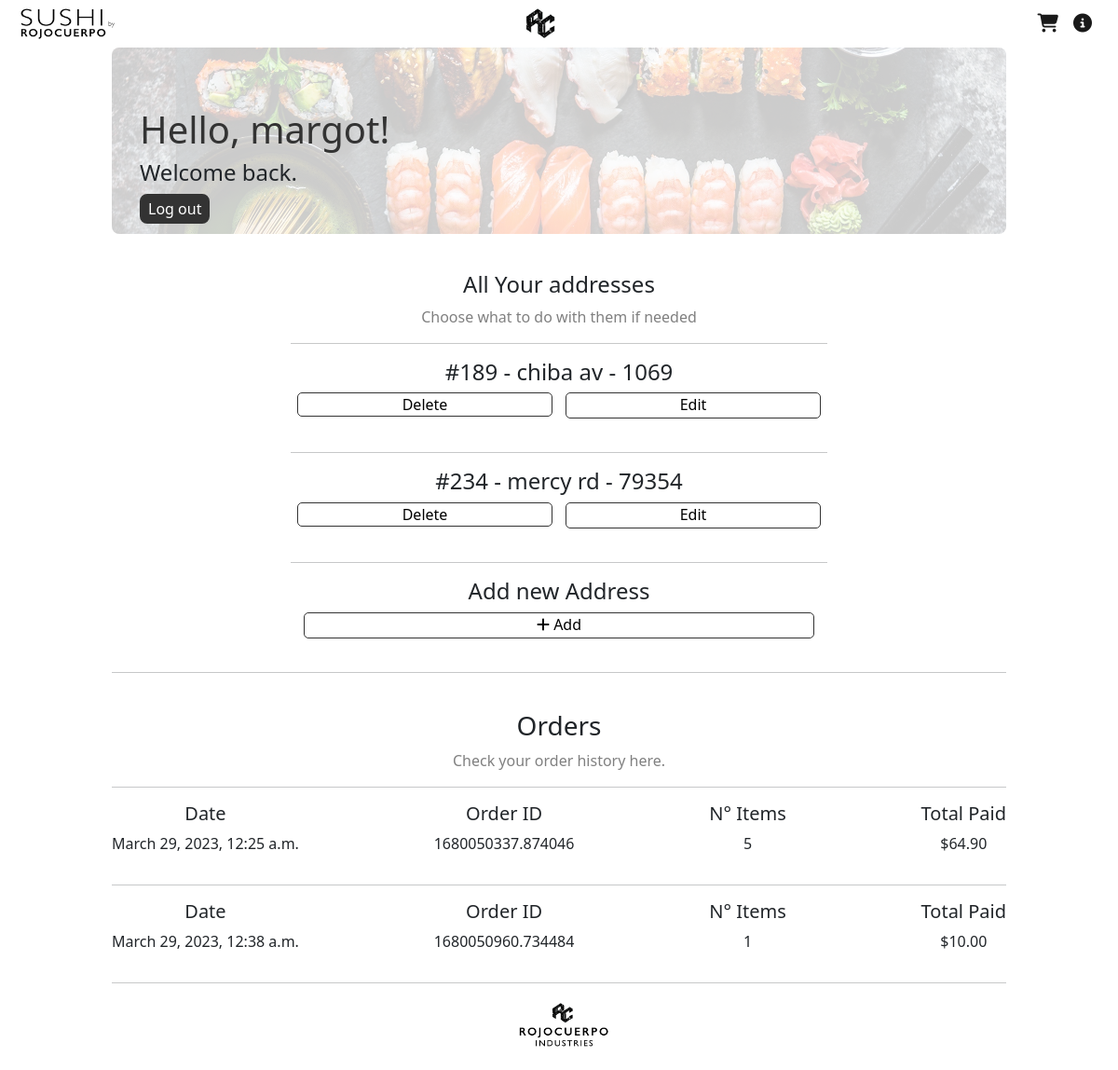
Before: /dashboard (signed in) with the older database file.
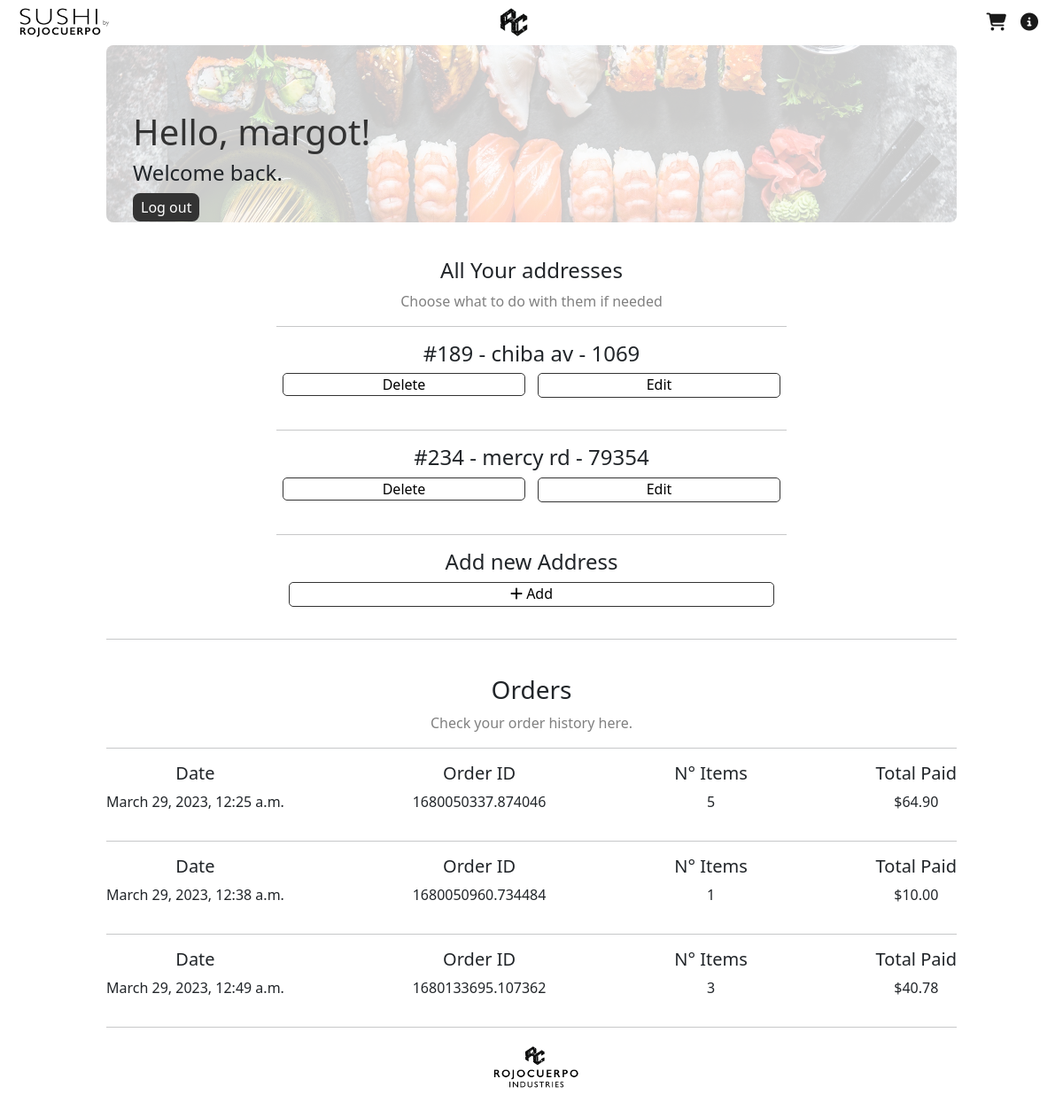
After: the same page with the newer database file.
### main/models.py (models this page shows, shortened)
class ShippingAddress(models.Model):
    customer = models.ForeignKey(User, on_delete=models.CASCADE, blank=True, null=True)
    order = models.ForeignKey(Order, on_delete=models.SET_NULL, blank=True, null=True)
    street_1 = models.CharField(max_length=100, null=False, unique=False)
    street_2 = models.CharField(max_length=100, null=False, unique=False)
    zip = models.CharField(max_length=100, null=False, unique=False)
    date = models.DateTimeField(auto_now_add=True)

class Order(models.Model):
    customer = models.ForeignKey(User, on_delete=models.CASCADE, blank=True, null=True, default='Guest')
    f_name = models.CharField(max_length=200, null=True)
    l_name = models.CharField(max_length=200, null=True)
    complete = models.BooleanField(default=False, null=True, blank=True)
    order_id = models.CharField(max_length=200)
    date = models.DateTimeField(auto_now_add=True)
    @property
    def get_total_price(self):
        items = self.orderitem_set.all()
        total = sum([float(item.get_total) for item in items])
        return "{:.2f}".format(total)
    @property
    def get_total_items(self):
        items = self.orderitem_set.all()
        total = sum([item.quantity for item in items])
        return total

class OrderItem(models.Model):
    product = models.ForeignKey(Product, on_delete=models.SET_NULL, blank=True, null=True)
    order = models.ForeignKey(Order, on_delete=models.SET_NULL, blank=True, null=True)
    quantity = models.IntegerField(default=0, null=True, blank=True)
    date = models.DateTimeField(auto_now_add=True)
    @property
    def get_total(self):
        total = self.product.price * self.quantity
        return "{:.2f}".format(total)

class Product(models.Model):
    name = models.CharField(max_length=200)
    description = models.TextField()
    price = models.DecimalField(max_digits=7, decimal_places=2)
    img = models.ImageField(null=False, blank=True, upload_to='products/', default=None)
    tag = models.ManyToManyField(Tag, blank=True, related_name='product')
    slug = models.SlugField(max_length=50, unique=True, default=None)
    featured = models.BooleanField(default=False)

### main/views.py (the view, shortened to what this page needs)
# urls.py: path('dashboard', v.dashboard, name="dashboard"),
def dashboard(request):
    context = {}
    if request.user.is_authenticated:
        customer = request.user
        orders = m.Order.objects.filter(customer=customer, complete=True)
        context['orders'] = orders
        if request.POST:
            shipping_form = f.ShippingForm(request.POST)
            if shipping_form.is_valid():
                new_address = m.ShippingAddress(
                    customer=request.user,
                    street_1=shipping_form['street_1'].data,
                    street_2=shipping_form['street_2'].data,
                    zip=shipping_form['zip'].data
                )
                new_address.save()
            return redirect(reverse('dashboard'))
        else:
            try:
                address = m.ShippingAddress.objects.filter(customer=request.user.id)
                if len(address) > 1:
                    shipping_form = f.ShippingForm()
                    context['shipping_form'] = shipping_form
                    context['multiple_address'] = address
                    return render(request, "main/dashboard.html", context=context)
            except Exception as e:
                print(e)
            return render(request, "main/dashboard.html", context=context)
    else:
        return redirect(reverse('home'))

### main/templates/main/dashboard.html (shortened to what this page needs)
{% extends 'base.html' %}
{% load static %}
{% load crispy_forms_tags %}
{% block icons %}
    <li class="nav-item ms-auto" >
        <a class="navbar-brand" style="" href="{% url 'cart' %}">
            <i class="fa-solid fa-cart-shopping"></i>
        </a>
    </li>
    <li class="nav-item ms-auto" >
        <a class="navbar-brand" style="" href="{% url 'about' %}">
            <i class="fa-solid fa-circle-info"></i>
        </a>
    </li>
{% endblock %}
{% block body %}
<div class="main-container">
    <div class="register-presentation-img-container">
        <img class="register-img" src="{% static 'images/cover.jpeg' %}">
        <div class="presentation-text">
            <h1 class="display-fonts">
                Hello, {{user.first_name}}!
            </h1>
             {% if messages %}
                    {% for message in messages %}
                    <h4 class="{{message.tags}}">{{ message }}</h4>
                    {% endfor %}
            {% else %}
            <h4>
                Welcome back.
            </h4>
            {% endif %}
            <div class="log-out-button-container" >
                <a href="{% url 'logout' %}" >
                    <button type="button" class="logout-button" >Log out</button>
                </a>
            </div>
        </div>
    </div>
</div>
{% if multiple_address %}
<div class="main-container-center">
    <div class="multiple-address-container">
            <h4>
                All Your addresses
            </h4>
            <p style="color: grey;">
                Choose what to do with them if needed
            </p>
            <hr>
            {% for i in multiple_address %}
            <div class="all-addresses-container">
                <h4>{{i.street_1}} - {{i.street_2}} - {{i.zip}}</h4>
                <div class="address-buttons-container">
                    <div class="address-button">
                        <button class="danger-smol" onclick="deleteAddress({{ i.id }})"> Delete </button>
                    </div>
                    <div class="address-button">
                        <button class="save" onclick="openPopUp()"> Edit </button>
                    </div>
                </div>
            </div>
            <hr>
            {% endfor %}
            <div class="all-addresses-container">
                <h4>Add new Address</h4>
                <button class="save" onclick="openPopUp()"> <i class="fa-solid fa-plus"></i> Add </button>
            </div>
    </div>
</div>
{% endif %}
<div class="main-container">
    <hr>
    <div class="check-orders-container">
        <h3>
            Orders
        </h3>
        <p style="color: grey;">
            Check your order history here.
        </p>
        <hr>
        {% for i in orders %}
        <div class="orders-container">
            <div>
                <h5>Date</h5>
                <p>{{ i.date }}</p>
            </div>
            <div>
                <h5>Order ID</h5>
                <p>{{ i.order_id }}</p>
            </div>
            <div>
                <h5>N° Items</h5>
                <p>{{ i.get_total_items }}</p>
            </div>
            <div>
                <h5>Total Paid</h5>
                <p>${{ i.get_total_price }}</p>
            </div>
        </div>
        <hr>
        {% endfor %}
    </div>
</div>
{% endblock %}

Changed rows visible on the page:
now on this page (row edited): Order: date "March 29, 2023, 12:49 a.m.", order_id "1680133695.107362", get_total_items "3", get_total_price "40.78"
